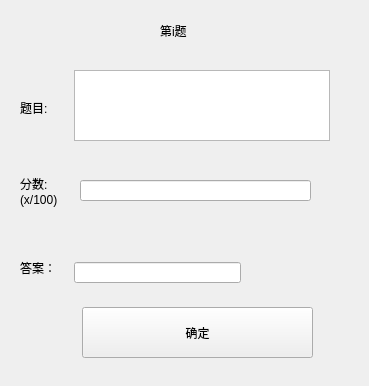
<?xml version="1.0" encoding="UTF-8"?>
<ui version="4.0">
 <class>SelfMakeExamWindow</class>
 <widget class="QWidget" name="SelfMakeExamWindow">
  <property name="geometry">
   <rect>
    <x>0</x>
    <y>0</y>
    <width>369</width>
    <height>386</height>
   </rect>
  </property>
  <property name="windowTitle">
   <string>Form</string>
  </property>
  <widget class="QLabel" name="numberLabel">
   <property name="geometry">
    <rect>
     <x>160</x>
     <y>10</y>
     <width>271</width>
     <height>41</height>
    </rect>
   </property>
   <property name="text">
    <string>第i题</string>
   </property>
  </widget>
  <widget class="QPushButton" name="confirmPushButton">
   <property name="geometry">
    <rect>
     <x>82</x>
     <y>307</y>
     <width>231</width>
     <height>51</height>
    </rect>
   </property>
   <property name="text">
    <string>确定</string>
   </property>
  </widget>
  <widget class="QLabel" name="scoreLabel">
   <property name="geometry">
    <rect>
     <x>20</x>
     <y>170</y>
     <width>71</width>
     <height>41</height>
    </rect>
   </property>
   <property name="text">
    <string>分数:
(x/100)</string>
   </property>
  </widget>
  <widget class="QLineEdit" name="scoreLineEdit">
   <property name="geometry">
    <rect>
     <x>80</x>
     <y>180</y>
     <width>231</width>
     <height>21</height>
    </rect>
   </property>
  </widget>
  <widget class="QTextEdit" name="topicTextEdit">
   <property name="geometry">
    <rect>
     <x>74</x>
     <y>70</y>
     <width>256</width>
     <height>71</height>
    </rect>
   </property>
  </widget>
  <widget class="QLineEdit" name="answerLineEdit">
   <property name="geometry">
    <rect>
     <x>74</x>
     <y>262</y>
     <width>167</width>
     <height>21</height>
    </rect>
   </property>
  </widget>
  <widget class="QLabel" name="label_2">
   <property name="geometry">
    <rect>
     <x>20</x>
     <y>260</y>
     <width>45</width>
     <height>16</height>
    </rect>
   </property>
   <property name="text">
    <string>答案：</string>
   </property>
  </widget>
  <widget class="QLabel" name="label">
   <property name="geometry">
    <rect>
     <x>20</x>
     <y>100</y>
     <width>38</width>
     <height>16</height>
    </rect>
   </property>
   <property name="text">
    <string>题目:</string>
   </property>
  </widget>
 </widget>
 <resources/>
 <connections/>
</ui>
